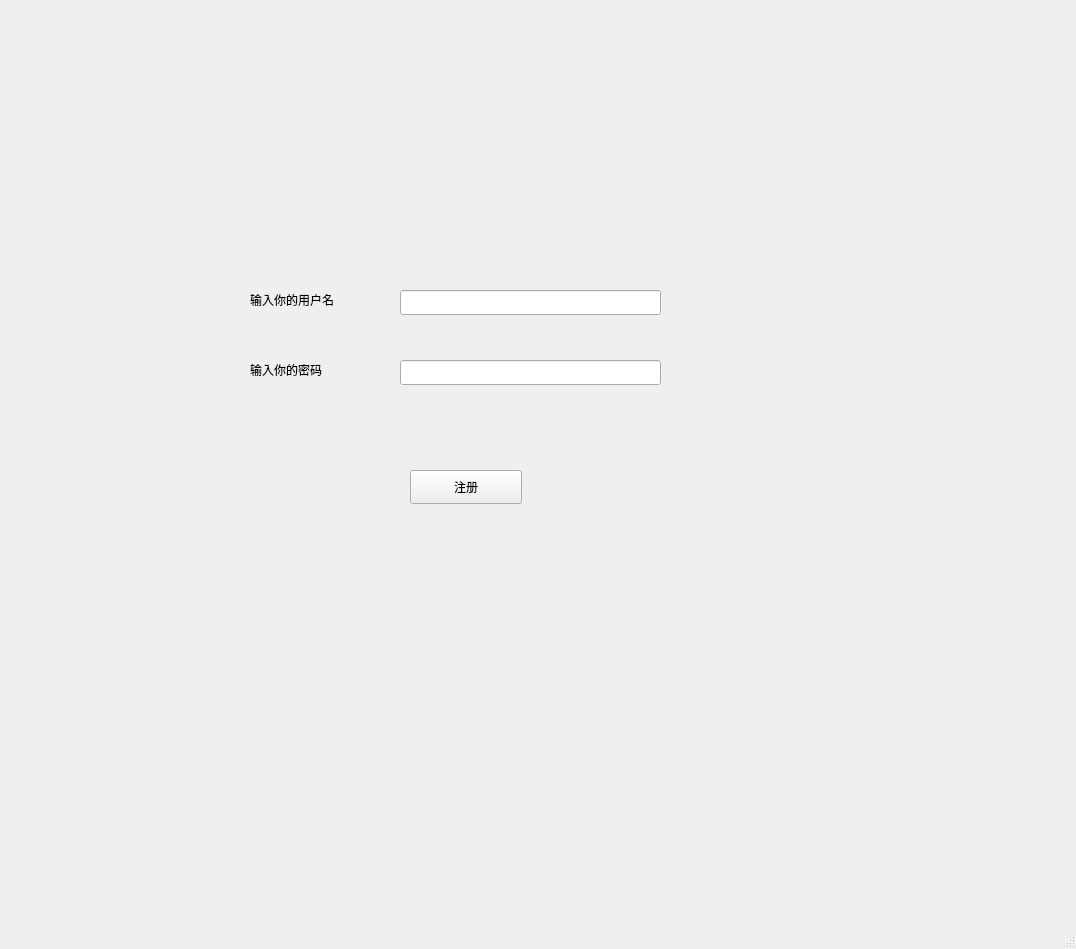
<?xml version="1.0" encoding="UTF-8"?>
<ui version="4.0">
 <class>MainWindow</class>
 <widget class="QMainWindow" name="MainWindow">
  <property name="geometry">
   <rect>
    <x>0</x>
    <y>0</y>
    <width>1076</width>
    <height>949</height>
   </rect>
  </property>
  <property name="sizeIncrement">
   <size>
    <width>5</width>
    <height>5</height>
   </size>
  </property>
  <property name="windowTitle">
   <string>注册</string>
  </property>
  <widget class="QWidget" name="centralwidget">
   <widget class="QLabel" name="label">
    <property name="geometry">
     <rect>
      <x>250</x>
      <y>290</y>
      <width>151</width>
      <height>19</height>
     </rect>
    </property>
    <property name="baseSize">
     <size>
      <width>5</width>
      <height>5</height>
     </size>
    </property>
    <property name="text">
     <string>输入你的用户名</string>
    </property>
   </widget>
   <widget class="QLabel" name="label_2">
    <property name="geometry">
     <rect>
      <x>250</x>
      <y>360</y>
      <width>111</width>
      <height>19</height>
     </rect>
    </property>
    <property name="text">
     <string>输入你的密码</string>
    </property>
   </widget>
   <widget class="QLineEdit" name="lineEdit">
    <property name="geometry">
     <rect>
      <x>400</x>
      <y>290</y>
      <width>261</width>
      <height>25</height>
     </rect>
    </property>
   </widget>
   <widget class="QLineEdit" name="lineEdit_2">
    <property name="geometry">
     <rect>
      <x>400</x>
      <y>360</y>
      <width>261</width>
      <height>25</height>
     </rect>
    </property>
   </widget>
   <widget class="QPushButton" name="pushButton">
    <property name="geometry">
     <rect>
      <x>410</x>
      <y>470</y>
      <width>112</width>
      <height>34</height>
     </rect>
    </property>
    <property name="text">
     <string>注册</string>
    </property>
   </widget>
  </widget>
  <widget class="QMenuBar" name="menubar">
   <property name="geometry">
    <rect>
     <x>0</x>
     <y>0</y>
     <width>1076</width>
     <height>30</height>
    </rect>
   </property>
  </widget>
  <widget class="QStatusBar" name="statusbar"/>
 </widget>
 <resources/>
 <connections/>
</ui>
